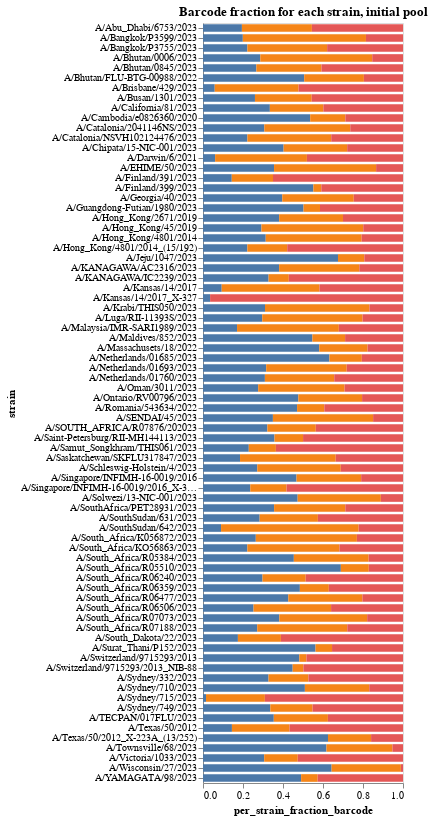

The notebook cell this image was saved under:
### Code cell
# Each barcode fraction across strains
all_barcode_counts = counts[['strain', 'barcode', 'count', 'well']].dropna()
single_well_all_barcode_counts = all_barcode_counts[all_barcode_counts['well'].isin(['A9','B9'])]

# Get tidy single well means
tidy_single_well = single_well_all_barcode_counts[['strain','barcode','count']].groupby(['strain', 'barcode']).mean().reset_index()
# Get sums for each strain
strain_sums_df = tidy_single_well.groupby('strain').sum().rename(columns = {'count': 'strain_count_sum'}).reset_index()
# Merge and calculate per strain the fraction represented by each barcode
tidy_single_well = tidy_single_well.merge(strain_sums_df[['strain', 'strain_count_sum']], 
                       on = ['strain'],
                       validate="many_to_one",
                      )
tidy_single_well['per_strain_fraction_barcode'] = tidy_single_well['count'] / tidy_single_well['strain_count_sum']
tidy_single_well['barcode_letter'] = (['A', 'B', 'C'] * len(strain_sums_df))

# Plot as colored bar chart
bar_chart = alt.Chart(tidy_single_well).mark_bar(height={"band": 0.85}).encode(
    x = 'per_strain_fraction_barcode',
    y = 'strain',
    color=alt.Color('barcode_letter', legend=None),
    tooltip = ['strain', 'per_strain_fraction_barcode', 'barcode'],
).configure_axis(grid=False).properties(
        height = alt.Step(10),
        width = 200,
        title = "Barcode fraction for each strain, initial pool")

bar_chart

### Figure 1 — Vega-Lite specification as saved in the notebook (floating-point values rounded to 4 significant figures; data arrays with more than 128 entries replaced by an {"elided": "..."} marker saying what was removed)
{"config": {"view": {"continuousWidth": 300, "continuousHeight": 300}, "axis": {"grid": false}}, "data": {"name": "data-273b29897737503e4c85ff1bff7b2be3"}, "mark": {"type": "bar", "height": {"band": 0.85}}, "encoding": {"color": {"field": "barcode_letter", "legend": null, "type": "nominal"}, "tooltip": [{"field": "strain", "type": "nominal"}, {"field": "per_strain_fraction_barcode", "type": "quantitative"}, {"field": "barcode", "type": "nominal"}], "x": {"field": "per_strain_fraction_barcode", "type": "quantitative"}, "y": {"field": "strain", "type": "nominal"}}, "height": {"step": 10}, "title": "Barcode fraction for each strain, initial pool", "width": 200, "$schema": "https://vega.github.io/schema/vega-lite/v5.16.3.json", "datasets": {"data-273b29897737503e4c85ff1bff7b2be3": {"elided": "228 records"}}}
